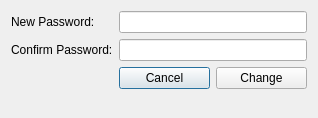
<?xml version="1.0" encoding="UTF-8"?>
<ui version="4.0">
 <class>ChangePasswordDialog</class>
 <widget class="QDialog" name="ChangePasswordDialog">
  <property name="geometry">
   <rect>
    <x>0</x>
    <y>0</y>
    <width>318</width>
    <height>118</height>
   </rect>
  </property>
  <property name="windowTitle">
   <string>Dialog</string>
  </property>
  <layout class="QFormLayout" name="formLayout">
   <item row="0" column="0">
    <widget class="QLabel" name="label">
     <property name="text">
      <string>New Password:</string>
     </property>
    </widget>
   </item>
   <item row="0" column="1">
    <widget class="QLineEdit" name="newPasswordLineEdit"/>
   </item>
   <item row="1" column="0">
    <widget class="QLabel" name="label_2">
     <property name="text">
      <string>Confirm Password:</string>
     </property>
    </widget>
   </item>
   <item row="1" column="1">
    <widget class="QLineEdit" name="confirmPasswordLineEdit"/>
   </item>
   <item row="2" column="1">
    <layout class="QHBoxLayout" name="horizontalLayout">
     <item>
      <widget class="QPushButton" name="cancelButton">
       <property name="text">
        <string>Cancel</string>
       </property>
      </widget>
     </item>
     <item>
      <widget class="QPushButton" name="changeButton">
       <property name="text">
        <string>Change</string>
       </property>
      </widget>
     </item>
    </layout>
   </item>
  </layout>
 </widget>
 <resources/>
 <connections/>
</ui>
